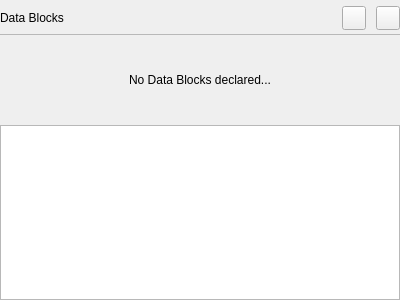
<?xml version="1.0" encoding="UTF-8"?>
<ui version="4.0">
 <class>C_SdNdeDbViewWidget</class>
 <widget class="QWidget" name="C_SdNdeDbViewWidget">
  <property name="geometry">
   <rect>
    <x>0</x>
    <y>0</y>
    <width>400</width>
    <height>300</height>
   </rect>
  </property>
  <property name="windowTitle">
   <string>Form</string>
  </property>
  <layout class="QGridLayout" name="gridLayout">
   <property name="leftMargin">
    <number>0</number>
   </property>
   <property name="topMargin">
    <number>6</number>
   </property>
   <property name="rightMargin">
    <number>0</number>
   </property>
   <property name="bottomMargin">
    <number>0</number>
   </property>
   <item row="0" column="0">
    <layout class="QVBoxLayout" name="pc_VerticalLayout" stretch="0,0,1">
     <property name="spacing">
      <number>5</number>
     </property>
     <item>
      <layout class="QVBoxLayout" name="pc_VerticalLayout2">
       <property name="spacing">
        <number>0</number>
       </property>
       <item>
        <layout class="QHBoxLayout" name="pc_HorizontalLayout" stretch="0,1,0,0">
         <property name="spacing">
          <number>10</number>
         </property>
         <item>
          <widget class="stw_opensyde_gui_elements::C_OgeLabHeadingGroupBold" name="pc_LabelApplicationName">
           <property name="text">
            <string>Data Blocks</string>
           </property>
          </widget>
         </item>
         <item>
          <spacer name="pc_HorizontalSpacer">
           <property name="orientation">
            <enum>Qt::Horizontal</enum>
           </property>
           <property name="sizeHint" stdset="0">
            <size>
             <width>40</width>
             <height>20</height>
            </size>
           </property>
          </spacer>
         </item>
         <item>
          <widget class="stw_opensyde_gui_elements::C_OgePubSvgIconOnly" name="pc_PushButtonCodeGenerationOptions">
           <property name="sizePolicy">
            <sizepolicy hsizetype="Fixed" vsizetype="Fixed">
             <horstretch>0</horstretch>
             <verstretch>0</verstretch>
            </sizepolicy>
           </property>
           <property name="minimumSize">
            <size>
             <width>24</width>
             <height>24</height>
            </size>
           </property>
           <property name="maximumSize">
            <size>
             <width>24</width>
             <height>24</height>
            </size>
           </property>
           <property name="text">
            <string/>
           </property>
          </widget>
         </item>
         <item>
          <widget class="stw_opensyde_gui_elements::C_OgePubIconOnly" name="pc_PushButtonAdd">
           <property name="sizePolicy">
            <sizepolicy hsizetype="Fixed" vsizetype="Fixed">
             <horstretch>0</horstretch>
             <verstretch>0</verstretch>
            </sizepolicy>
           </property>
           <property name="minimumSize">
            <size>
             <width>24</width>
             <height>24</height>
            </size>
           </property>
           <property name="maximumSize">
            <size>
             <width>24</width>
             <height>24</height>
            </size>
           </property>
           <property name="text">
            <string/>
           </property>
          </widget>
         </item>
        </layout>
       </item>
       <item>
        <spacer name="pc_VerticalSpacer2">
         <property name="orientation">
          <enum>Qt::Vertical</enum>
         </property>
         <property name="sizeType">
          <enum>QSizePolicy::Fixed</enum>
         </property>
         <property name="sizeHint" stdset="0">
          <size>
           <width>20</width>
           <height>4</height>
          </size>
         </property>
        </spacer>
       </item>
       <item>
        <widget class="stw_opensyde_gui_elements::C_OgeFraSeparator" name="pc_FrameApplicationsViewSperator">
         <property name="enabled">
          <bool>true</bool>
         </property>
         <property name="sizePolicy">
          <sizepolicy hsizetype="Preferred" vsizetype="Fixed">
           <horstretch>0</horstretch>
           <verstretch>0</verstretch>
          </sizepolicy>
         </property>
         <property name="minimumSize">
          <size>
           <width>0</width>
           <height>1</height>
          </size>
         </property>
         <property name="maximumSize">
          <size>
           <width>16777215</width>
           <height>1</height>
          </size>
         </property>
         <property name="frameShape">
          <enum>QFrame::StyledPanel</enum>
         </property>
         <property name="frameShadow">
          <enum>QFrame::Raised</enum>
         </property>
        </widget>
       </item>
      </layout>
     </item>
     <item>
      <widget class="stw_opensyde_gui_elements::C_OgeLabGroupItem" name="pc_LabelNoDatablocks">
       <property name="minimumSize">
        <size>
         <width>0</width>
         <height>80</height>
        </size>
       </property>
       <property name="text">
        <string>No Data Blocks declared...</string>
       </property>
       <property name="alignment">
        <set>Qt::AlignCenter</set>
       </property>
      </widget>
     </item>
     <item>
      <widget class="stw_opensyde_gui::C_SdNdeDbListWidget" name="pc_ListWidget"/>
     </item>
    </layout>
   </item>
  </layout>
 </widget>
 <customwidgets>
  <customwidget>
   <class>stw_opensyde_gui_elements::C_OgeLabGroupItem</class>
   <extends>QLabel</extends>
   <header>C_OgeLabGroupItem.h</header>
  </customwidget>
  <customwidget>
   <class>stw_opensyde_gui_elements::C_OgeFraSeparator</class>
   <extends>QFrame</extends>
   <header>C_OgeFraSeparator.h</header>
   <container>1</container>
  </customwidget>
  <customwidget>
   <class>stw_opensyde_gui_elements::C_OgeLabHeadingGroupBold</class>
   <extends>QLabel</extends>
   <header>C_OgeLabHeadingGroupBold.h</header>
  </customwidget>
  <customwidget>
   <class>stw_opensyde_gui_elements::C_OgePubSvgIconOnly</class>
   <extends>QPushButton</extends>
   <header>C_OgePubSvgIconOnly.h</header>
  </customwidget>
  <customwidget>
   <class>stw_opensyde_gui_elements::C_OgePubIconOnly</class>
   <extends>QPushButton</extends>
   <header>C_OgePubIconOnly.h</header>
  </customwidget>
  <customwidget>
   <class>stw_opensyde_gui::C_SdNdeDbListWidget</class>
   <extends>QListWidget</extends>
   <header>C_SdNdeDbListWidget.h</header>
  </customwidget>
 </customwidgets>
 <resources/>
 <connections/>
</ui>
